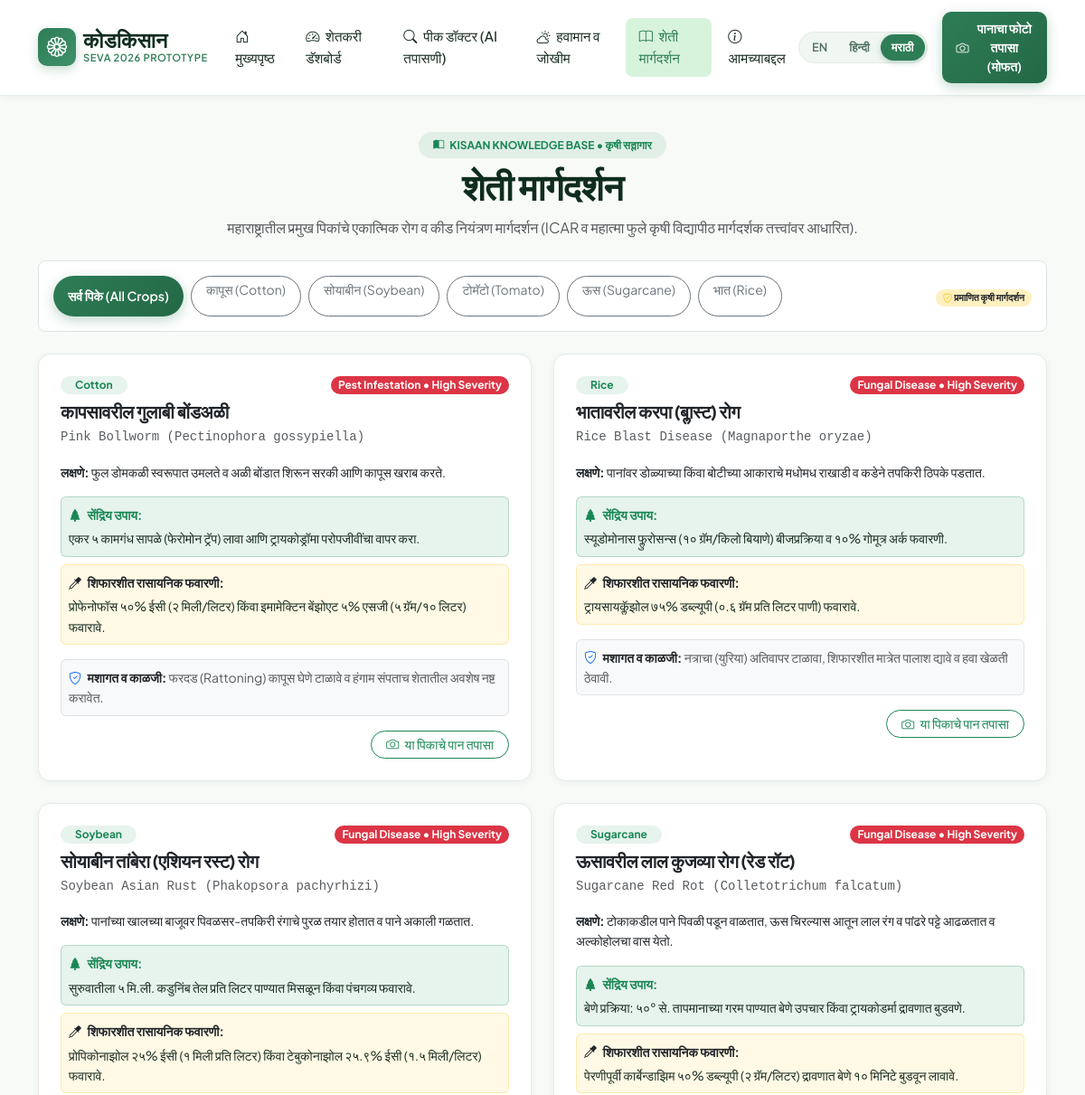
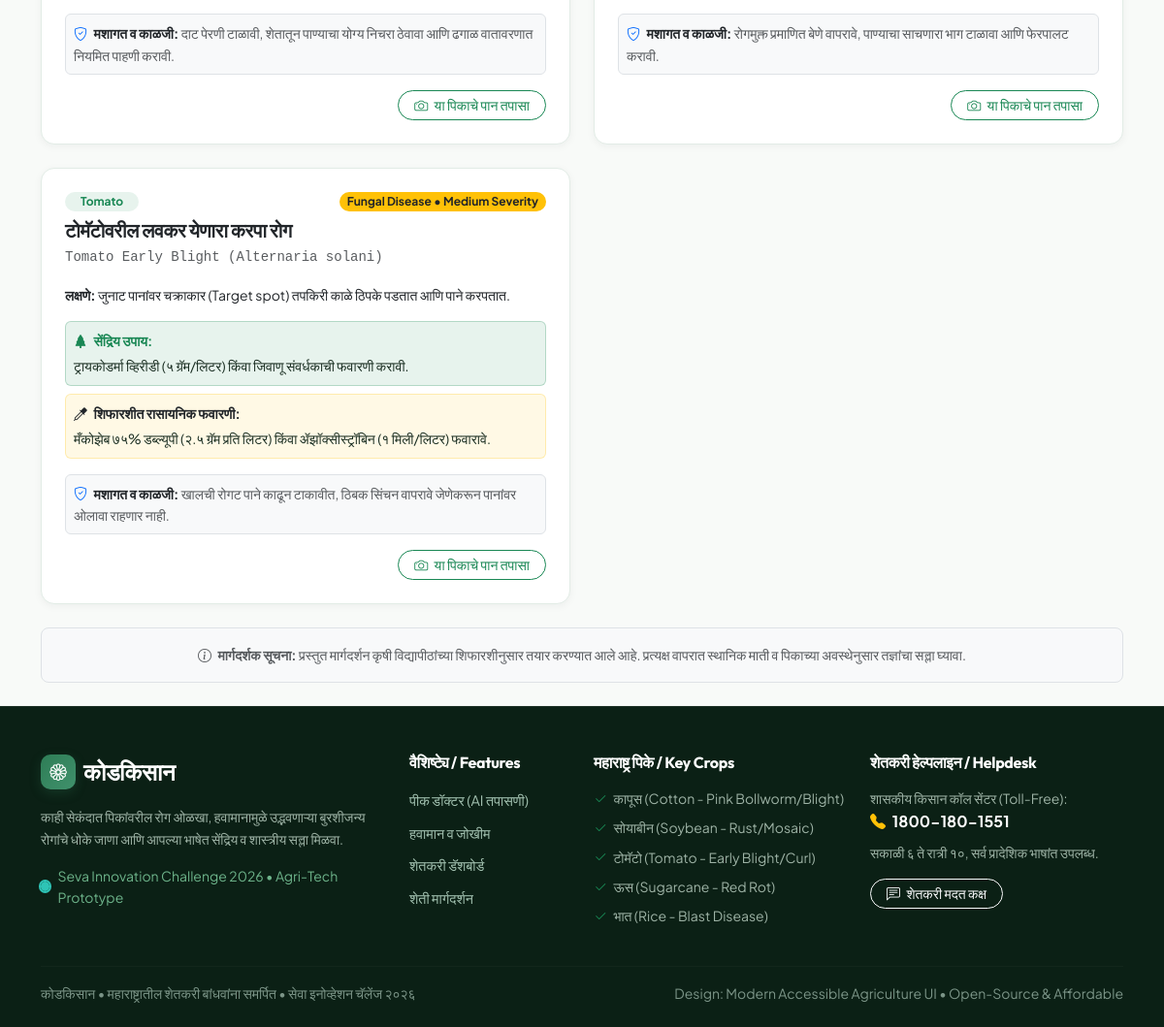
The page /advisory on the database its author committed (2 pictures, top to bottom).
### tables this page shows
CREATE TABLE advisory_items (
        id INTEGER PRIMARY KEY AUTOINCREMENT,
        crop TEXT NOT NULL,
        category TEXT NOT NULL,
        severity TEXT NOT NULL,
        title_en TEXT NOT NULL,
        title_hi TEXT NOT NULL,
        title_mr TEXT NOT NULL,
        description_en TEXT NOT NULL,
        description_hi TEXT NOT NULL,
        description_mr TEXT NOT NULL,
        organic_remedy_en TEXT,
        organic_remedy_hi TEXT,
        organic_remedy_mr TEXT,
        chemical_remedy_en TEXT,
        chemical_remedy_hi TEXT,
        chemical_remedy_mr TEXT,
        prevention_en TEXT,
        prevention_hi TEXT,
        prevention_mr TEXT
    );

### app/routes/advisory.py (the view)
@advisory_bp.route("/advisory")
def view_advisory():
    selected_crop = request.args.get("crop", "").strip()
    conn = get_db_connection()
    if selected_crop:
        advisories = conn.execute(
            "SELECT * FROM advisory_items WHERE LOWER(crop) = LOWER(?) ORDER BY id ASC",
            (selected_crop,)
        ).fetchall()
    else:
        advisories = conn.execute("SELECT * FROM advisory_items ORDER BY crop ASC, id ASC").fetchall()
    conn.close()
    return render_template(
        "advisory.html",
        active_page="advisory",
        advisories=advisories,
        selected_crop=selected_crop
    )

### app/templates/advisory.html (shortened to what this page needs)
{% extends "base.html" %}
{% block content %}
<div class="container py-4">
    <div class="text-center max-w-700 mx-auto mb-4">
        <span class="badge bg-success bg-opacity-10 text-success rounded-pill px-3 py-2 fw-bold mb-2">
            <i class="bi bi-book-half me-1"></i> KISAAN KNOWLEDGE BASE • कृषी सल्लागार
        </span>
        <h1 class="display-6 fw-bold mb-2">{{ t('nav_advisory') }}</h1>
        <p class="text-muted">
            महाराष्ट्रातील प्रमुख पिकांचे एकात्मिक रोग व कीड नियंत्रण मार्गदर्शन (ICAR व महात्मा फुले कृषी विद्यापीठ
            मार्गदर्शक तत्त्वांवर आधारित).
        </p>
    </div>
    <div class="d-flex flex-wrap justify-content-between align-items-center gap-3 mb-4 p-3 bg-white rounded-3 border">
        <div class="d-flex flex-wrap gap-2">
            <a href="{{ url_for('advisory.view_advisory') }}"
                class="btn btn-sm {% if not selected_crop %}btn-kisaan-primary{% else %}btn-outline-secondary{% endif %} rounded-pill px-3">
                सर्व पिके (All Crops)
            </a>
            <a href="{{ url_for('advisory.view_advisory', crop='Cotton') }}"
                class="btn btn-sm {% if selected_crop|lower == 'cotton' %}btn-kisaan-primary{% else %}btn-outline-secondary{% endif %} rounded-pill px-3">
                कापूस (Cotton)
            </a>
            <a href="{{ url_for('advisory.view_advisory', crop='Soybean') }}"
                class="btn btn-sm {% if selected_crop|lower == 'soybean' %}btn-kisaan-primary{% else %}btn-outline-secondary{% endif %} rounded-pill px-3">
                सोयाबीन (Soybean)
            </a>
            <a href="{{ url_for('advisory.view_advisory', crop='Tomato') }}"
                class="btn btn-sm {% if selected_crop|lower == 'tomato' %}btn-kisaan-primary{% else %}btn-outline-secondary{% endif %} rounded-pill px-3">
                टोमॅटो (Tomato)
            </a>
            <a href="{{ url_for('advisory.view_advisory', crop='Sugarcane') }}"
                class="btn btn-sm {% if selected_crop|lower == 'sugarcane' %}btn-kisaan-primary{% else %}btn-outline-secondary{% endif %} rounded-pill px-3">
                ऊस (Sugarcane)
            </a>
            <a href="{{ url_for('advisory.view_advisory', crop='Rice') }}"
                class="btn btn-sm {% if selected_crop|lower == 'rice' %}btn-kisaan-primary{% else %}btn-outline-secondary{% endif %} rounded-pill px-3">
                भात (Rice)
            </a>
        </div>
        <div class="small text-muted">
            <span class="badge bg-warning bg-opacity-25 text-dark rounded-pill px-2 py-1">
                <i class="bi bi-shield-check text-warning"></i> प्रमाणित कृषी मार्गदर्शन
            </span>
        </div>
    </div>
    <div class="row g-4 mb-4">
        {% for item in advisories %}
        <div class="col-lg-6">
            <div class="kisaan-card h-100 p-4">
                <div class="d-flex justify-content-between align-items-start mb-2">
                    <span class="badge bg-success bg-opacity-10 text-success rounded-pill px-3 py-1 fw-bold">
                        {{ item.crop }}
                    </span>
                    <span
                        class="badge bg-{{ 'danger' if item.severity == 'High' else 'warning text-dark' }} rounded-pill px-2 py-1 small">
                        {{ item.category }} • {{ item.severity }} Severity
                    </span>
                </div>
                <h4 class="h5 fw-bold text-dark mb-1">
                    {{ item.title_mr }}
                </h4>
                <div class="small text-muted font-monospace mb-3">
                    {{ item.title_en }}
                </div>
                <p class="text-dark small mb-3">
                    <strong>लक्षणे:</strong> {{ item.description_mr }}
                </p>
                <div class="row g-2 mb-3">
                    <div class="col-12">
                        <div class="p-2 rounded bg-success bg-opacity-10 border border-success border-opacity-25 small">
                            <strong class="text-success d-block mb-1"><i class="bi bi-tree-fill me-1"></i> सेंद्रिय
                                उपाय:</strong>
                            {{ item.organic_remedy_mr }}
                        </div>
                    </div>
                    <div class="col-12">
                        <div class="p-2 rounded bg-warning bg-opacity-10 border border-warning border-opacity-25 small">
                            <strong class="text-dark d-block mb-1"><i class="bi bi-eyedropper me-1"></i> शिफारशीत
                                रासायनिक फवारणी:</strong>
                            {{ item.chemical_remedy_mr }}
                        </div>
                    </div>
                </div>
                <div class="p-2 rounded bg-light border small text-muted">
                    <strong class="text-dark"><i class="bi bi-shield-check text-primary me-1"></i> मशागत व
                        काळजी:</strong>
                    {{ item.prevention_mr }}
                </div>
                <div class="mt-3 text-end">
                    <a href="{{ url_for('disease.scan_page') }}"
                        class="btn btn-sm btn-outline-success rounded-pill px-3">
                        <i class="bi bi-camera me-1"></i> या पिकाचे पान तपासा
                    </a>
                </div>
            </div>
        </div>
        {% endfor %}
    </div>
    <div class="p-3 bg-light rounded-3 border text-center small text-muted">
        <i class="bi bi-info-circle me-1"></i>
        <strong>मार्गदर्शक सूचना:</strong> प्रस्तुत मार्गदर्शन कृषी विद्यापीठांच्या शिफारशीनुसार तयार करण्यात आले आहे.
        प्रत्यक्ष वापरात स्थानिक माती व पिकाच्या अवस्थेनुसार तज्ञांचा सल्ला घ्यावा.
    </div>
</div>
{% endblock %}

### app/templates/base.html (shortened to what this page needs)
<!DOCTYPE html>
<html lang="{{ session.get('lang', 'mr') }}">
<head>
    <link href="https://cdn.jsdelivr.net/npm/bootstrap@5.3.3/dist/css/bootstrap.min.css" rel="stylesheet">
    <link rel="stylesheet" href="https://cdn.jsdelivr.net/npm/bootstrap-icons@1.11.3/font/bootstrap-icons.min.css">
    <link rel="stylesheet" href="{{ url_for('static', filename='css/style.css') }}">
</head>
<body>
    <nav class="navbar navbar-expand-lg navbar-kisaan sticky-top">
        <div class="container">
            <a class="navbar-brand d-flex align-items-center gap-2" href="{{ url_for('main.index') }}">
                <div class="brand-logo-icon">
                    <i class="bi bi-flower1"></i>
                </div>
                <div>
                    <div class="brand-text-main">{{ t('app_name') }}</div>
                    <div class="brand-text-badge">SEVA 2026 PROTOTYPE</div>
                </div>
            </a>
            <div class="collapse navbar-collapse" id="kisaanNavbar">
                <ul class="navbar-nav mx-auto mb-2 mb-lg-0 gap-1">
                    <li class="nav-item">
                        <a class="nav-link nav-link-kisaan {% if active_page == 'home' %}active{% endif %}" href="{{ url_for('main.index') }}">
                            <i class="bi bi-house-door me-1"></i> {{ t('nav_home') }}
                        </a>
                    </li>
                    <li class="nav-item">
                        <a class="nav-link nav-link-kisaan {% if active_page == 'dashboard' %}active{% endif %}" href="{{ url_for('dashboard.view_dashboard') }}">
                            <i class="bi bi-speedometer2 me-1"></i> {{ t('nav_dashboard') }}
                        </a>
                    </li>
                    <li class="nav-item">
                        <a class="nav-link nav-link-kisaan {% if active_page == 'disease' %}active{% endif %}" href="{{ url_for('disease.scan_page') }}">
                            <i class="bi bi-search me-1"></i> {{ t('nav_disease') }}
                        </a>
                    </li>
                    <li class="nav-item">
                        <a class="nav-link nav-link-kisaan {% if active_page == 'weather' %}active{% endif %}" href="{{ url_for('weather.view_weather') }}">
                            <i class="bi bi-cloud-sun me-1"></i> {{ t('nav_weather') }}
                        </a>
                    </li>
                    <li class="nav-item">
                        <a class="nav-link nav-link-kisaan {% if active_page == 'advisory' %}active{% endif %}" href="{{ url_for('advisory.view_advisory') }}">
                            <i class="bi bi-book me-1"></i> {{ t('nav_advisory') }}
                        </a>
                    </li>
                    <li class="nav-item">
                        <a class="nav-link nav-link-kisaan {% if active_page == 'about' %}active{% endif %}" href="{{ url_for('main.about') }}">
                            <i class="bi bi-info-circle me-1"></i> {{ t('nav_about') }}
                        </a>
                    </li>
                </ul>
                <div class="d-flex align-items-center gap-3">
                    <div class="lang-selector-group" title="Change Language / भाषा बदला">
                        <a href="{{ url_for('main.set_language', lang='en', next=request.path) }}" class="lang-btn {% if session.get('lang') == 'en' %}active{% endif %}">EN</a>
                        <a href="{{ url_for('main.set_language', lang='hi', next=request.path) }}" class="lang-btn {% if session.get('lang') == 'hi' %}active{% endif %}">हिन्दी</a>
                        <a href="{{ url_for('main.set_language', lang='mr', next=request.path) }}" class="lang-btn {% if session.get('lang', 'mr') == 'mr' %}active{% endif %}">मराठी</a>
                    </div>
                    <a href="{{ url_for('disease.scan_page') }}" class="btn btn-kisaan-primary d-none d-sm-inline-flex btn-sm py-2 px-3">
                        <i class="bi bi-camera"></i>
                        <span>{{ t('cta_scan_now') }}</span>
                    </a>
                </div>
            </div>
        </div>
    </nav>
    <main class="flex-grow-1">
        {% block content %}{% endblock %}
    </main>
    <footer class="footer-kisaan">
        <div class="container">
            <div class="row g-4 mb-4">
                <div class="col-lg-4 col-md-6">
                    <div class="d-flex align-items-center gap-2 mb-3">
                        <div class="brand-logo-icon" style="width:36px; height:36px; font-size:1.1rem;">
                            <i class="bi bi-flower1"></i>
                        </div>
                        <div class="brand-font fs-4 text-white">{{ t('app_name') }}</div>
                    </div>
                    <p class="small text-muted mb-3" style="color: #9db2a5 !important;">
                        {{ t('hero_subtitle') }}
                    </p>
                    <div class="d-flex align-items-center gap-2 small" style="color: #6db38a;">
                        <span class="pulse-dot green"></span>
                        <span>Seva Innovation Challenge 2026 • Agri-Tech Prototype</span>
                    </div>
                </div>
                <div class="col-lg-2 col-md-6">
                    <h6 class="text-white mb-3 brand-font">वैशिष्ट्ये / Features</h6>
                    <ul class="list-unstyled d-flex flex-column gap-2">
                        <li><a href="{{ url_for('disease.scan_page') }}" class="footer-link">{{ t('nav_disease') }}</a></li>
                        <li><a href="{{ url_for('weather.view_weather') }}" class="footer-link">{{ t('nav_weather') }}</a></li>
                        <li><a href="{{ url_for('dashboard.view_dashboard') }}" class="footer-link">{{ t('nav_dashboard') }}</a></li>
                        <li><a href="{{ url_for('advisory.view_advisory') }}" class="footer-link">{{ t('nav_advisory') }}</a></li>
                    </ul>
                </div>
                <div class="col-lg-3 col-md-6">
                    <h6 class="text-white mb-3 brand-font">महाराष्ट्र पिके / Key Crops</h6>
                    <ul class="list-unstyled d-flex flex-column gap-2 small" style="color: #9db2a5;">
                        <li><i class="bi bi-check2 text-success me-1"></i> कापूस (Cotton - Pink Bollworm/Blight)</li>
                        <li><i class="bi bi-check2 text-success me-1"></i> सोयाबीन (Soybean - Rust/Mosaic)</li>
                        <li><i class="bi bi-check2 text-success me-1"></i> टोमॅटो (Tomato - Early Blight/Curl)</li>
                        <li><i class="bi bi-check2 text-success me-1"></i> ऊस (Sugarcane - Red Rot)</li>
                        <li><i class="bi bi-check2 text-success me-1"></i> भात (Rice - Blast Disease)</li>
                    </ul>
                </div>
                <div class="col-lg-3 col-md-6">
                    <h6 class="text-white mb-3 brand-font">शेतकरी हेल्पलाइन / Helpdesk</h6>
                    <p class="small mb-2" style="color: #9db2a5;">
                        शासकीय किसान कॉल सेंटर (Toll-Free):<br>
                        <strong class="text-white fs-6"><i class="bi bi-telephone-fill text-warning me-1"></i> 1800-180-1551</strong>
                    </p>
                    <p class="small mb-3" style="color: #9db2a5;">
                        सकाळी ६ ते रात्री १०, सर्व प्रादेशिक भाषांत उपलब्ध.
                    </p>
                    <a href="{{ url_for('main.contact') }}" class="btn btn-outline-light btn-sm rounded-pill px-3">
                        <i class="bi bi-chat-left-text me-1"></i> {{ t('nav_contact') }}
                    </a>
                </div>
            </div>
            <hr style="border-color: rgba(255,255,255,0.1);">
            <div class="d-flex flex-column flex-md-row justify-content-between align-items-center small gap-2 text-center text-md-start" style="color: #7b9487;">
                <div>
                    {{ t('footer_text') }}
                </div>
                <div>
                    Design: Modern Accessible Agriculture UI • Open-Source & Affordable
                </div>
            </div>
        </div>
    </footer>
</body>
</html>

### rows shown on the page
advisory_items: crop "Cotton", category "Pest Infestation", severity "High", title_mr "कापसावरील गुलाबी बोंडअळी", title_en "Pink Bollworm (Pectinophora gossypiella)", description_mr "फुल डोमकळी स्वरूपात उमलते व अळी बोंडात शिरून सरकी आणि कापूस खराब करते.", organic_remedy_mr "एकर ५ कामगंध सापळे (फेरोमोन ट्रॅप) लावा आणि ट्रायकोड्रॉमा परोपजीवींचा वापर करा.", chemical_remedy_mr "प्रोफेनोफॉस ५०% ईसी (२ मिली/लिटर) किंवा इमामेक्टिन बेंझोएट ५% एसजी (५ ग्रॅम/१० लिटर) फवारावे.", prevention_mr "फरदड (Rattoning) कापूस घेणे टाळावे व हंगाम संपताच शेतातील अवशेष नष्ट करावेत."
advisory_items: crop "Rice", category "Fungal Disease", severity "High", title_mr "भातावरील करपा (ब्लास्ट) रोग", title_en "Rice Blast Disease (Magnaporthe oryzae)", description_mr "पानांवर डोळ्याच्या किंवा बोटीच्या आकाराचे मधोमध राखाडी व कडेने तपकिरी ठिपके पडतात.", organic_remedy_mr "स्यूडोमोनास फ्लुरोसन्स (१० ग्रॅम/किलो बियाणे) बीजप्रक्रिया व १०% गोमूत्र अर्क फवारणी.", chemical_remedy_mr "ट्रायसायक्लॅझोल ७५% डब्ल्यूपी (०.६ ग्रॅम प्रति लिटर पाणी) फवारावे.", prevention_mr "नत्राचा (युरिया) अतिवापर टाळावा, शिफारशीत मात्रेत पालाश द्यावे व हवा खेळती ठेवावी."
advisory_items: crop "Soybean", category "Fungal Disease", severity "High", title_mr "सोयाबीन तांबेरा (एशियन रस्ट) रोग", title_en "Soybean Asian Rust (Phakopsora pachyrhizi)", description_mr "पानांच्या खालच्या बाजूवर पिवळसर-तपकिरी रंगाचे पुरळ तयार होतात व पाने अकाली गळतात.", organic_remedy_mr "सुरुवातीला ५ मि.ली. कडुनिंब तेल प्रति लिटर पाण्यात मिसळून किंवा पंचगव्य फवारावे.", chemical_remedy_mr "प्रोपिकोनाझोल २५% ईसी (१ मिली प्रति लिटर) किंवा टेबुकोनाझोल २५.९% ईसी (१.५ मिली/लिटर) फवारावे.", prevention_mr "दाट पेरणी टाळावी, शेतातून पाण्याचा योग्य निचरा ठेवावा आणि ढगाळ वातावरणात नियमित पाहणी करावी."
advisory_items: crop "Sugarcane", category "Fungal Disease", severity "High", title_mr "ऊसावरील लाल कुजव्या रोग (रेड रॉट)", title_en "Sugarcane Red Rot (Colletotrichum falcatum)", description_mr "टोकाकडील पाने पिवळी पडून वाळतात, ऊस चिरल्यास आतून लाल रंग व पांढरे पट्टे आढळतात व अल्कोहोलचा वास येतो.", organic_remedy_mr "बेणे प्रक्रिया: ५०° से. तापमानाच्या गरम पाण्यात बेणे उपचार किंवा ट्रायकोडर्मा द्रावणात बुडवणे.", chemical_remedy_mr "पेरणीपूर्वी कार्बेन्डाझिम ५०% डब्ल्यूपी (२ ग्रॅम/लिटर) द्रावणात बेणे १० मिनिटे बुडवून लावावे.", prevention_mr "रोगमुक्त प्रमाणित बेणे वापरावे, पाण्याचा साचणारा भाग टाळावा आणि फेरपालट करावी."
advisory_items: crop "Tomato", category "Fungal Disease", severity "Medium", title_mr "टोमॅटोवरील लवकर येणारा करपा रोग", title_en "Tomato Early Blight (Alternaria solani)", description_mr "जुनाट पानांवर चक्राकार (Target spot) तपकिरी काळे ठिपके पडतात आणि पाने करपतात.", organic_remedy_mr "ट्रायकोडर्मा व्हिरीडी (५ ग्रॅम/लिटर) किंवा जिवाणू संवर्धकाची फवारणी करावी.", chemical_remedy_mr "मँकोझेब ७५% डब्ल्यूपी (२.५ ग्रॅम प्रति लिटर) किंवा ॲझॉक्सीस्ट्रॉबिन (१ मिली/लिटर) फवारावे.", prevention_mr "खालची रोगट पाने काढून टाकावीत, ठिबक सिंचन वापरावे जेणेकरून पानांवर ओलावा राहणार नाही."

### other values the page prints
{{ t('app_name') }} "कोडकिसान"
{{ t('nav_home') }} "मुख्यपृष्ठ"
{{ t('nav_dashboard') }} "शेतकरी डॅशबोर्ड"
{{ t('nav_disease') }} "पीक डॉक्टर (AI तपासणी)"
{{ t('nav_weather') }} "हवामान व जोखीम"
{{ t('nav_advisory') }} "शेती मार्गदर्शन"
{{ t('nav_about') }} "आमच्याबद्दल"
{{ t('cta_scan_now') }} "पानाचा फोटो तपासा (मोफत)"
{{ t('hero_subtitle') }} "काही सेकंदात पिकांवरील रोग ओळखा, हवामानामुळे उद्भवणाऱ्या बुरशीजन्य रोगांचे धोके जाणा आणि आपल्या भाषेत सेंद्रिय व शास्त्रीय सल्ला मिळवा."
{{ t('nav_contact') }} "शेतकरी मदत कक्ष"
{{ t('footer_text') }} "कोडकिसान • महाराष्ट्रातील शेतकरी बांधवांना समर्पित • सेवा इनोव्हेशन चॅलेंज २०२६"
